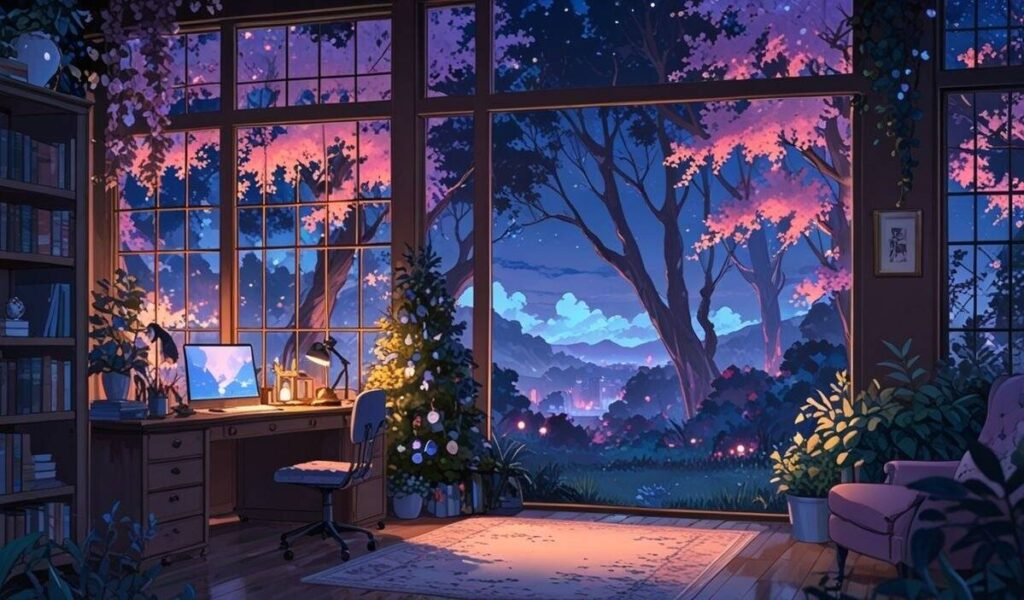
#> input picture Lab/image/test.jpg, 1024 x 600 px
$ jupyter execute lab2_3.ipynb   (older library calls are emulated)
#> lines starting #> are read from the running program, lines starting #| are printed output that depends on the picture
[cell 1]
import cv2
import numpy as np
from matplotlib import pyplot as plt

imgOpenCV = cv2.imread('../image/test.jpg', cv2.IMREAD_GRAYSCALE)
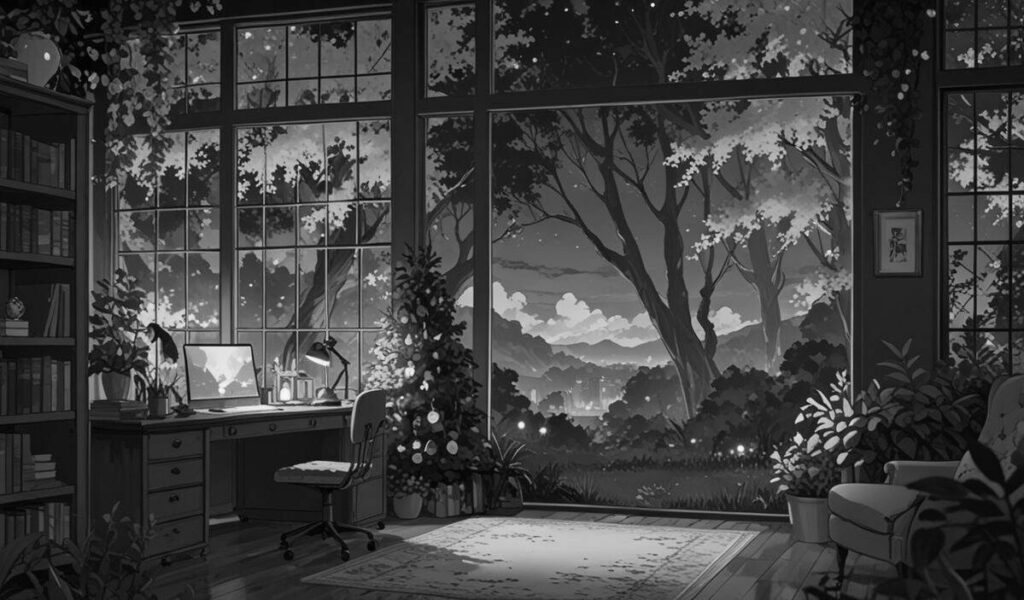
#> imgOpenCV: shape (600, 1024); min 0, max 251, mean 64.1

[cell 2]
def sobel_filter(image):
    # Tính gradient theo phương ngang (Gx) và phương dọc (Gy)
    sobelx = cv2.Sobel(image, cv2.CV_64F, 1, 0, ksize=3)  # Gradient ngang
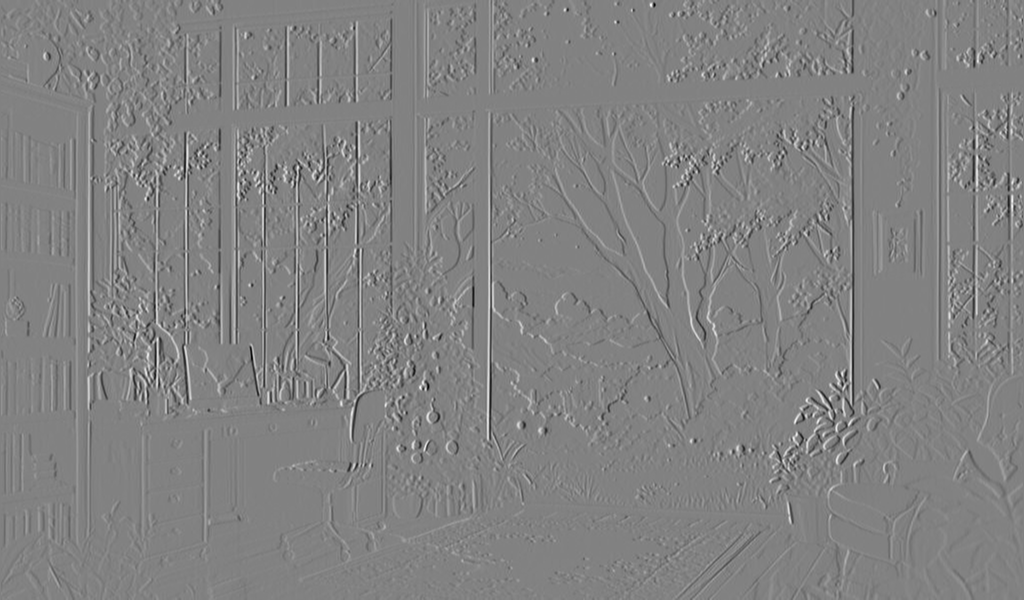
#> sobelx: shape (600, 1024) float64; min -727, max 700, mean 0.1; drawn with min black and max white
    sobely = cv2.Sobel(image, cv2.CV_64F, 0, 1, ksize=3)  # Gradient dọc
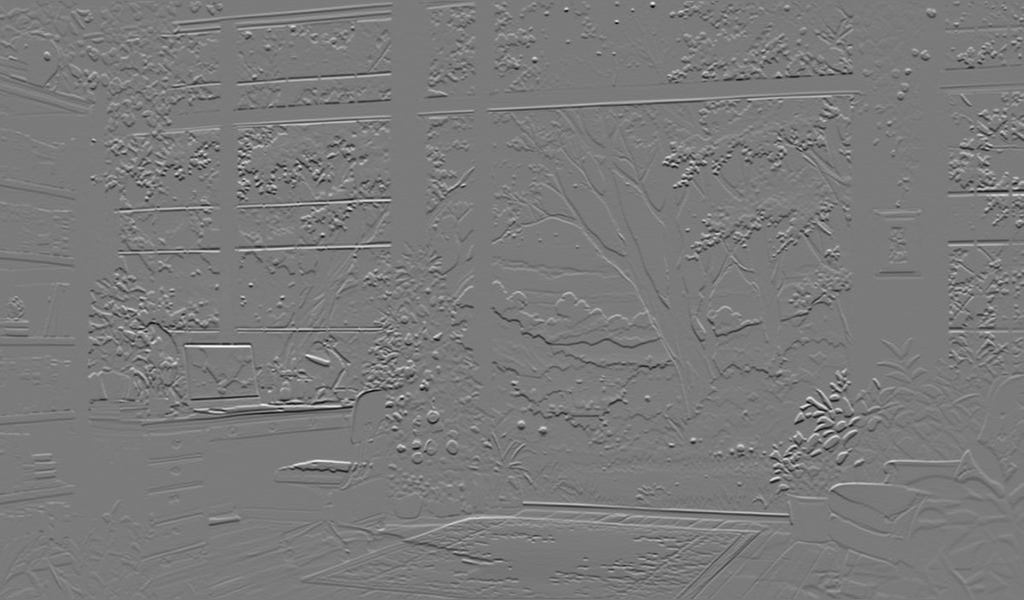
#> sobely: shape (600, 1024) float64; min -708, max 763, mean 0.2; drawn with min black and max white

    # Tính độ lớn gradient
    gradient_magnitude = np.sqrt(sobelx**2 + sobely**2)
    gradient_magnitude = np.uint8(gradient_magnitude)
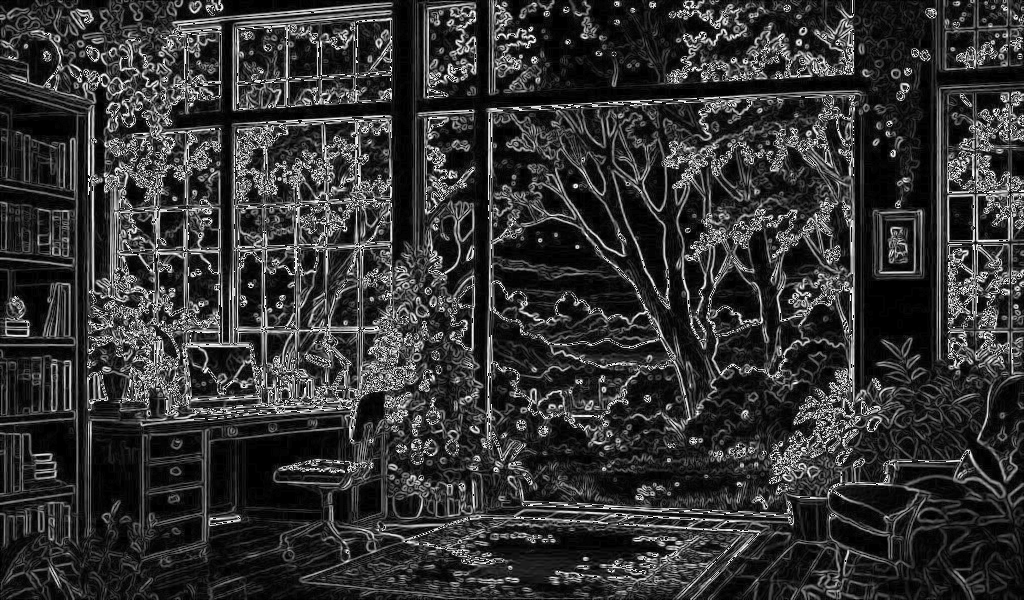
#> gradient_magnitude: shape (600, 1024); min 0, max 255, mean 51.5

    return gradient_magnitude

[cell 3]
def prewitt_filter(image):
    # Định nghĩa kernel Prewitt
    kernelx = np.array([[-1, 0, 1],
                        [-1, 0, 1],
                        [-1, 0, 1]])

    kernely = np.array([[-1, -1, -1],
                        [ 0,  0,  0],
                        [ 1,  1,  1]])

    # Tính gradient theo phương ngang và dọc
    prewittx = cv2.filter2D(image, cv2.CV_64F, kernelx)
    prewitty = cv2.filter2D(image, cv2.CV_64F, kernely)

    # Tính độ lớn gradient
    gradient_magnitude = np.sqrt(prewittx**2 + prewitty**2)
    gradient_magnitude = np.uint8(gradient_magnitude)
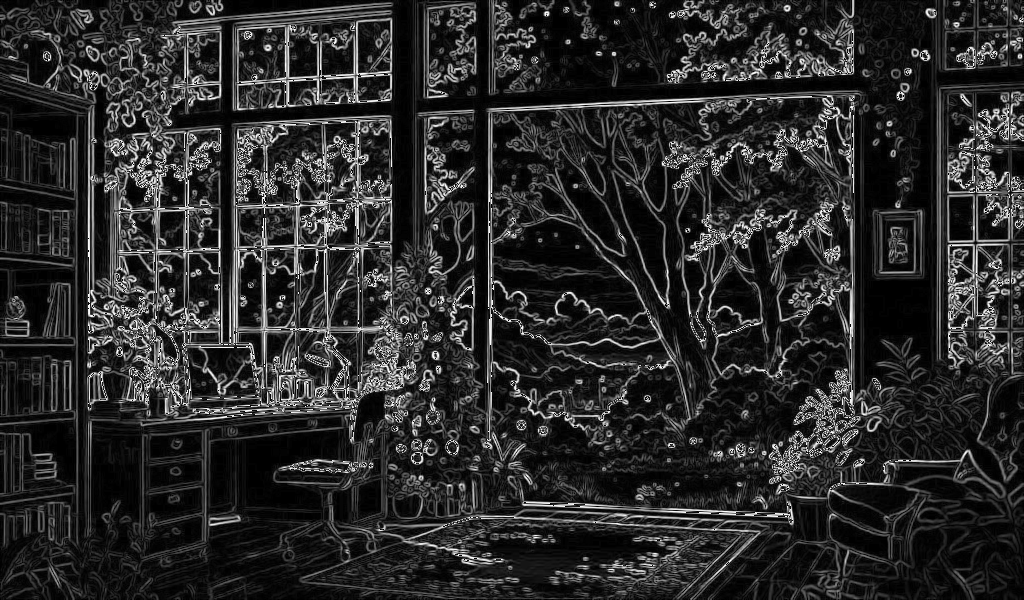
#> gradient_magnitude: shape (600, 1024); min 0, max 255, mean 42.8

    return gradient_magnitude

[cell 4]
image_sobel = sobel_filter(imgOpenCV)
image_prewitt = prewitt_filter(imgOpenCV)

fig, axes = plt.subplots(3, 1, figsize=(10, 15))

axes[0].imshow(imgOpenCV, cmap='gray')
axes[0].set_title('Ảnh gốc')
axes[0].axis('off')

axes[1].imshow(image_sobel, cmap='gray')
axes[1].set_title('Sobel')
axes[1].axis('off')

axes[2].imshow(image_prewitt, cmap='gray')
axes[2].set_title('Prewitt')
axes[2].axis('off')

plt.tight_layout()

[cell 5]
# làm mờ ảnh
def blur_filter(image):
    kernel_blur = np.array([
    [1,1,1],
    [1,1,1],
    [1,1,1]
])/9
    return cv2.filter2D(image, -1, kernel_blur)
# làm mờ gaussian
def gaussian_filter(image):
    kernel_gaussian = np.array([
    [1,2,1],
    [2,4,2],
    [1,2,1]
])/16
    return cv2.filter2D(image, -1, kernel_gaussian)
# làm sắc nét ảnh
def sharpen_filter(image):
    kernel_sharpen = np.array([
    [0,-1,0],
    [-1,5,-1],
    [0,-1,0]
])
    return cv2.filter2D(image, -1, kernel_sharpen)
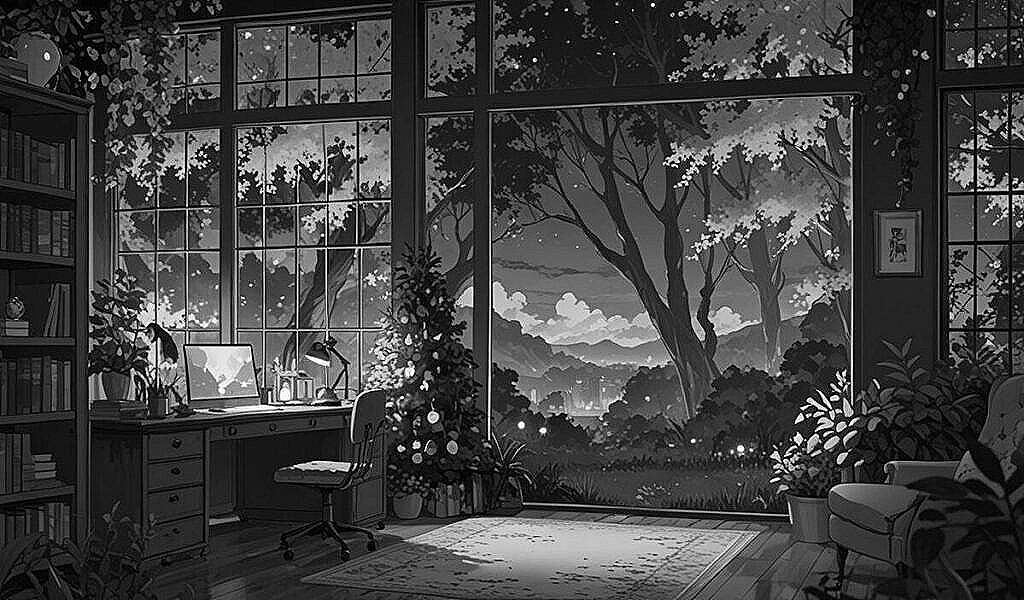
#> returned value: shape (600, 1024); min 0, max 255, mean 64.8
# phát hiện cạnh biên
def edge_filter(image):
    kernel_edge = np.array([
    [-1,-1,-1],
    [-1,8,-1],
    [-1,-1,-1]
])
    return cv2.filter2D(image, -1, kernel_edge)
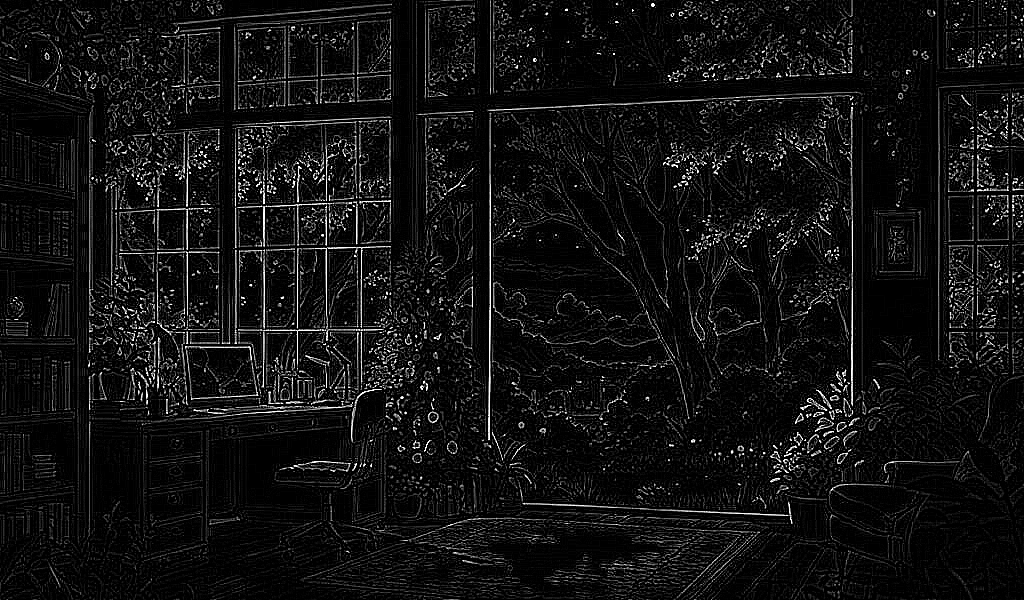
#> returned value: shape (600, 1024); min 0, max 255, mean 17.6

blur_img = blur_filter(imgOpenCV)
gaussian_img = gaussian_filter(imgOpenCV)
sharpen_img = sharpen_filter(imgOpenCV)
edge_img = edge_filter(imgOpenCV)

fig, axes = plt.subplots(2, 3, figsize=(15, 10))
axes[0, 0].imshow(imgOpenCV, cmap='gray')
axes[0, 0].set_title('Original Image')
axes[0, 0].axis('off')
axes[0, 1].imshow(blur_img, cmap='gray')
axes[0, 1].set_title('Blur Image')
axes[0, 1].axis('off')
axes[0, 2].imshow(gaussian_img, cmap='gray')
axes[0, 2].set_title('Gaussian Image')
axes[0, 2].axis('off')
axes[1, 0].imshow(sharpen_img, cmap='gray')
axes[1, 0].set_title('Sharpen Image')
axes[1, 0].axis('off')
axes[1, 1].imshow(edge_img, cmap='gray')
axes[1, 1].set_title('Edge Detection Image')
axes[1, 1].axis('off')
axes[1, 2].axis('off')
plt.tight_layout()
plt.show()

[cell 6]
import cv2
import numpy as np
import matplotlib.pyplot as plt

def mean_filter(image, kernel_size=3):
#> called with kernel_size = 5
    return cv2.blur(image, (kernel_size, kernel_size))

def gaussian_filter(image, kernel_size=5):
#> called with kernel_size = 5
    return cv2.GaussianBlur(image, (kernel_size, kernel_size), 0)

def median_filter(image, kernel_size=3):
#> called with kernel_size = 5
    if kernel_size % 2 == 0:
        raise ValueError("Kernel size phải là số lẻ")
    return cv2.medianBlur(image, kernel_size)

def laplacian_filter(image):
    laplacian = cv2.Laplacian(image, cv2.CV_64F)
    return cv2.convertScaleAbs(laplacian)

mean_img = mean_filter(imgOpenCV, kernel_size=5)
gauss_img = gaussian_filter(imgOpenCV, kernel_size=5)
median_img = median_filter(imgOpenCV, kernel_size=5)

fig, axes = plt.subplots(1, 4, figsize=(18, 12))

axes[0].imshow(imgOpenCV, cmap='gray')
axes[0].set_title('Original')
axes[0].axis('off')

axes[1].imshow(mean_img, cmap='gray')
axes[1].set_title('Mean Filter')
axes[1].axis('off')

axes[2].imshow(gauss_img, cmap='gray')
axes[2].set_title('Gaussian Filter')
axes[2].axis('off')

axes[3].imshow(median_img, cmap='gray')
axes[3].set_title('Median Filter')
axes[3].axis('off')

plt.tight_layout()
plt.show()

[cell 7]
median_img = median_filter(imgOpenCV, 5)
bilateral_img = cv2.bilateralFilter(imgOpenCV, 9, 75, 75)
fig, axes = plt.subplots(1, 3, figsize=(15, 10))

axes[0].imshow(imgOpenCV, cmap='gray')
axes[0].set_title("Ảnh gốc")
axes[0].axis("off")

axes[1].imshow(median_img, cmap='gray')
axes[1].set_title("Median Filter")
axes[1].axis("off")

axes[2].imshow(bilateral_img, cmap='gray')
axes[2].set_title("Bilateral Filter")
axes[2].axis("off")

plt.tight_layout()
plt.show()

$ run again, with Lab/image/1234.jpg copied over Lab/image/test.jpg
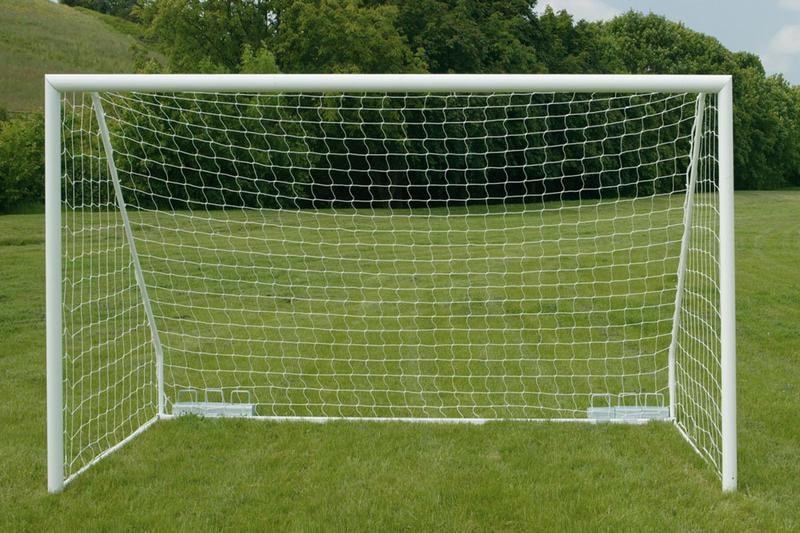
#> input picture Lab/image/1234.jpg, 800 x 533 px
#> in prewitt_filter, `gradient_magnitude = np.uint8(gradient_magnitude)`:
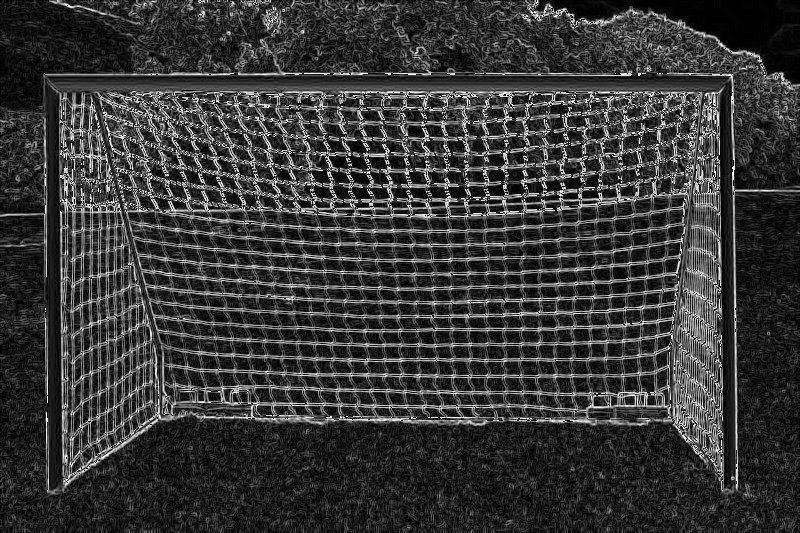
#> gradient_magnitude: shape (533, 800); min 0, max 255, mean 56
#> in median_filter, `return cv2.medianBlur(image, kernel_size)`:
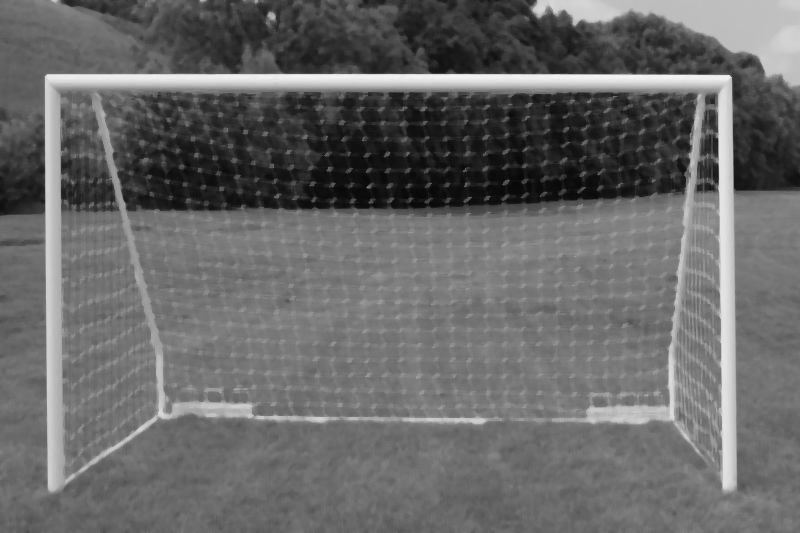
#> returned value: shape (533, 800); min 7, max 244, mean 104.1
